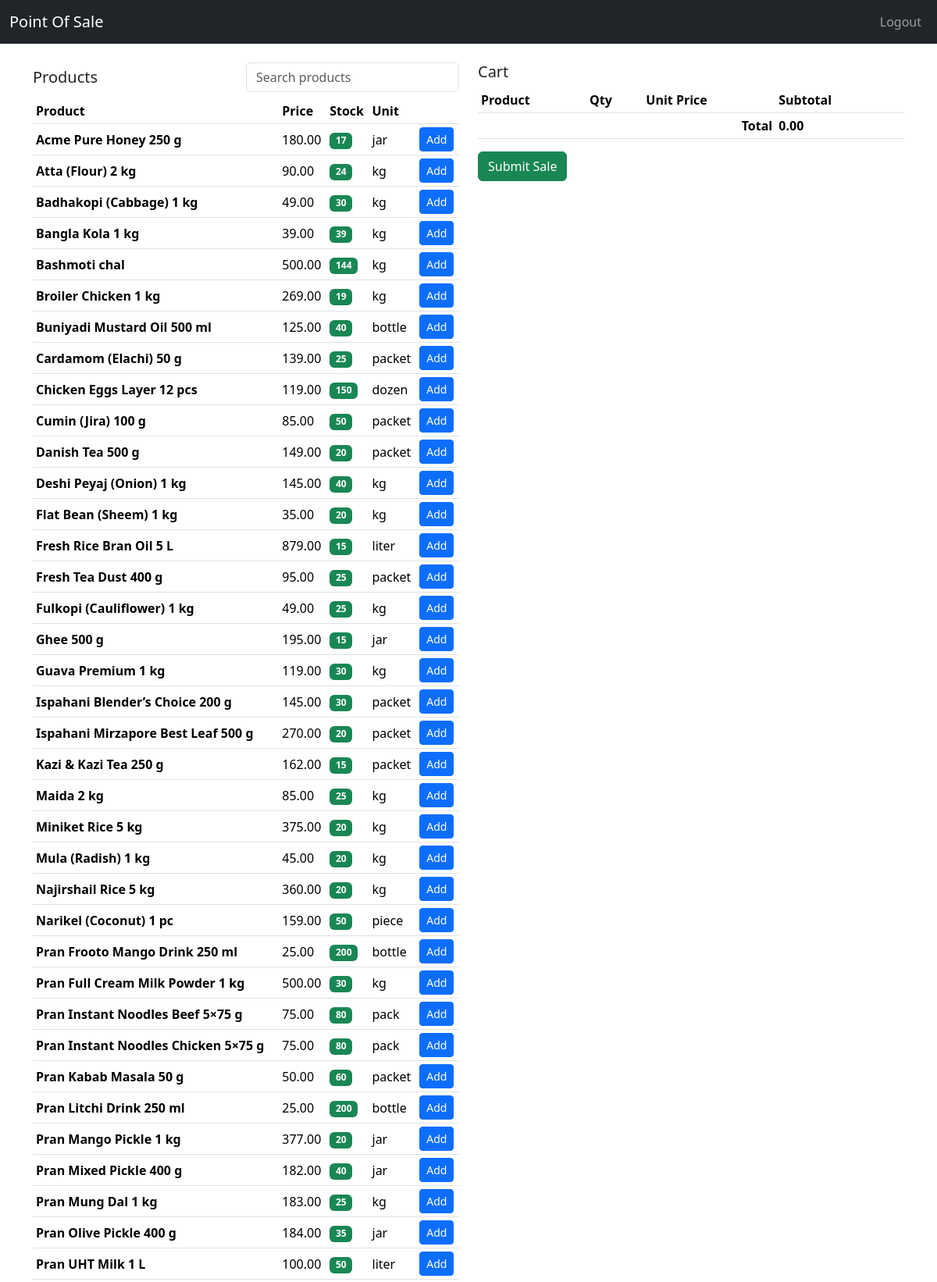
The app's page /outlet.php (signed in, upper part) with its own data.
### tables this page shows
CREATE TABLE `products` (
  `id` int(10) UNSIGNED NOT NULL,
  `name` varchar(255) NOT NULL,
  `price` decimal(10,2) NOT NULL DEFAULT 0.00,
  `stock_quantity` int(11) NOT NULL DEFAULT 0,
  `serial` varchar(100) DEFAULT NULL,
  `unit` varchar(50) DEFAULT NULL,
  `created_at` timestamp NOT NULL DEFAULT current_timestamp(),
  `updated_at` timestamp NULL DEFAULT NULL ON UPDATE current_timestamp()
);

### outlet.php (the view, shortened to what this page needs)
<?php
require_once __DIR__ . '/includes/db.php';
include __DIR__ . '/includes/header.php';
$productsRes = mysqli_query($conn, 'SELECT * FROM products ORDER BY name ASC');
?>
<div class="row">
  <div class="col-lg-6">
    <div class="d-flex justify-content-between align-items-center mb-2">
      <h5 class="mb-0">Products</h5>
      <input type="text" id="search" class="form-control w-50" placeholder="Search products">
    </div>
    <div class="table-responsive">
      <table class="table table-sm align-middle" id="productList">
        <thead>
          <tr>
            <th>Product</th>
            <th>Price</th>
            <th>Stock</th>
            <th>Unit</th>
            <th></th>
          </tr>
        </thead>
        <tbody>
          <?php while ($p = $productsRes ? $productsRes->fetch_assoc() : null): ?>
            <tr data-name="<?php echo strtolower(htmlspecialchars($p['name'])); ?>">
              <td><strong><?php echo htmlspecialchars($p['name']); ?></strong></td>
              <td><?php echo number_format($p['price'], 2); ?></td>
              <td>
                <?php if (intval($p['stock_quantity']) <= 0): ?>
                  <span class="badge bg-warning text-dark">Out of stock</span>
                <?php else: ?>
                  <span class="badge bg-success"><?php echo intval($p['stock_quantity']); ?></span>
                <?php endif; ?>
              </td>
              <td><?php echo htmlspecialchars($p['unit']); ?></td>
              <td>
                <button class="btn btn-sm btn-primary" onclick="addToCart(<?php echo intval($p['id']); ?>, '<?php echo htmlspecialchars(addslashes($p['name'])); ?>', <?php echo floatval($p['price']); ?>)">Add</button>
              </td>
            </tr>
          <?php endwhile; ?>
        </tbody>
      </table>
    </div>
  </div>
  <div class="col-lg-6">
    <h5>Cart</h5>
    <form method="post" action="outlet.php" onsubmit="return prepareSale()">
      <div class="table-responsive">
        <table class="table table-sm" id="cartTable">
          <thead>
            <tr>
              <th>Product</th>
              <th>Qty</th>
              <th>Unit Price</th>
              <th>Subtotal</th>
              <th></th>
            </tr>
          </thead>
          <tfoot>
            <tr>
              <th colspan="3" class="text-end">Total</th>
              <th id="totalCell">0.00</th>
              <th></th>
            </tr>
          </tfoot>
        </table>
      </div>
      <button type="submit" class="btn btn-success">Submit Sale</button>
    </form>
  </div>
</div>
<?php include __DIR__ . '/includes/footer.php'; ?>

### records on screen
products: name "Acme Pure Honey 250 g", price "180.00", stock_quantity "17", unit "jar"
products: name "Atta (Flour) 2 kg", price "90.00", stock_quantity "24", unit "kg"
products: name "Badhakopi (Cabbage) 1 kg", price "49.00", stock_quantity "30", unit "kg"
products: name "Bangla Kola 1 kg", price "39.00", stock_quantity "39", unit "kg"
products: name "Bashmoti chal", price "500.00", stock_quantity "144", unit "kg"
products: name "Broiler Chicken 1 kg", price "269.00", stock_quantity "19", unit "kg"
products: name "Buniyadi Mustard Oil 500 ml", price "125.00", stock_quantity "40", unit "bottle"
products: name "Cardamom (Elachi) 50 g", price "139.00", stock_quantity "25", unit "packet"
products: name "Chicken Eggs Layer 12 pcs", price "119.00", stock_quantity "150", unit "dozen"
products: name "Cumin (Jira) 100 g", price "85.00", stock_quantity "50", unit "packet"
products: name "Danish Tea 500 g", price "149.00", stock_quantity "20", unit "packet"
products: name "Deshi Peyaj (Onion) 1 kg", price "145.00", stock_quantity "40", unit "kg"
products: name "Flat Bean (Sheem) 1 kg", price "35.00", stock_quantity "20", unit "kg"
products: name "Fresh Rice Bran Oil 5 L", price "879.00", stock_quantity "15", unit "liter"
products: name "Fresh Tea Dust 400 g", price "95.00", stock_quantity "25", unit "packet"
products: name "Fulkopi (Cauliflower) 1 kg", price "49.00", stock_quantity "25", unit "kg"
products: name "Ghee 500 g", price "195.00", stock_quantity "15", unit "jar"
products: name "Guava Premium 1 kg", price "119.00", stock_quantity "30", unit "kg"
products: name "Ispahani Blender’s Choice 200 g", price "145.00", stock_quantity "30", unit "packet"
products: name "Ispahani Mirzapore Best Leaf 500 g", price "270.00", stock_quantity "20", unit "packet"
products: name "Kazi & Kazi Tea 250 g", price "162.00", stock_quantity "15", unit "packet"
products: name "Maida 2 kg", price "85.00", stock_quantity "25", unit "kg"
products: name "Miniket Rice 5 kg", price "375.00", stock_quantity "20", unit "kg"
products: name "Mula (Radish) 1 kg", price "45.00", stock_quantity "20", unit "kg"
products: name "Najirshail Rice 5 kg", price "360.00", stock_quantity "20", unit "kg"
products: name "Narikel (Coconut) 1 pc", price "159.00", stock_quantity "50", unit "piece"
products: name "Pran Frooto Mango Drink 250 ml", price "25.00", stock_quantity "200", unit "bottle"
products: name "Pran Full Cream Milk Powder 1 kg", price "500.00", stock_quantity "30", unit "kg"
products: name "Pran Instant Noodles Beef 5×75 g", price "75.00", stock_quantity "80", unit "pack"
products: name "Pran Instant Noodles Chicken 5×75 g", price "75.00", stock_quantity "80", unit "pack"
products: name "Pran Kabab Masala 50 g", price "50.00", stock_quantity "60", unit "packet"
products: name "Pran Litchi Drink 250 ml", price "25.00", stock_quantity "200", unit "bottle"
products: name "Pran Mango Pickle 1 kg", price "377.00", stock_quantity "20", unit "jar"
products: name "Pran Mixed Pickle 400 g", price "182.00", stock_quantity "40", unit "jar"
products: name "Pran Mung Dal 1 kg", price "183.00", stock_quantity "25", unit "kg"
products: name "Pran Olive Pickle 400 g", price "184.00", stock_quantity "35", unit "jar"
products: name "Pran UHT Milk 1 L", price "100.00", stock_quantity "50", unit "liter"

### other values on screen
SITE_NAME "Point Of Sale"
